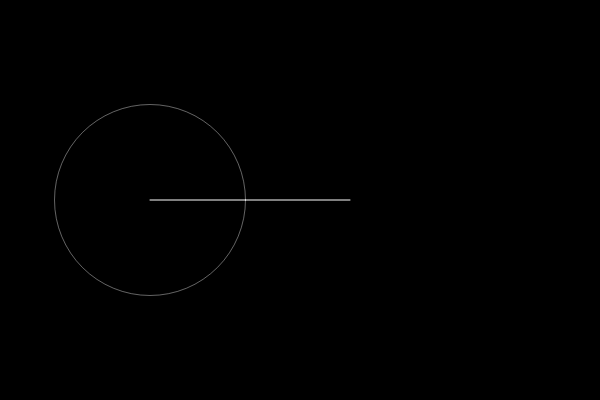
Frame 1 (no input)
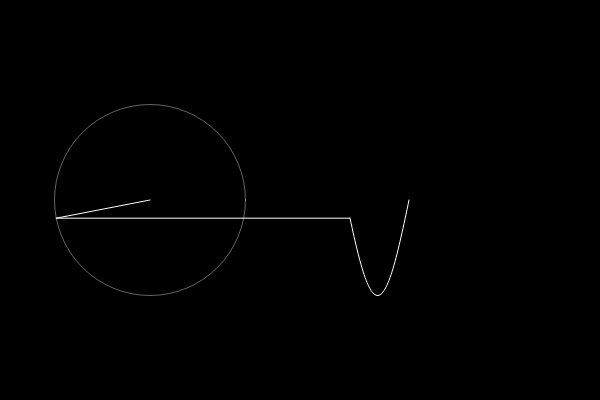
Frame 60 (no input)
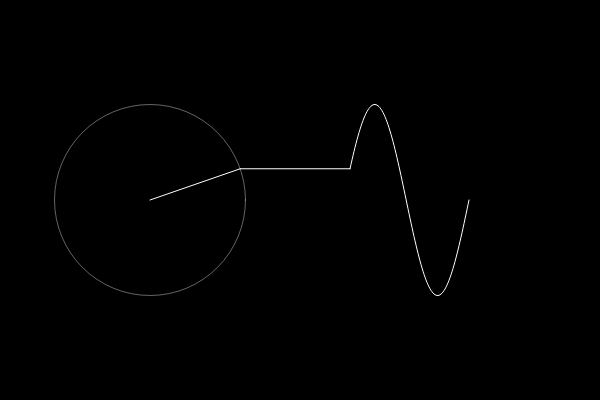
Frame 120 (the mouse pressed at the canvas centre since frame 60)

The p5.js sketch that drew these frames (run headless with seeded random() and noise() and a simulated clock; from frame 60 on, the mouse is pressed at the canvas centre):

// p5.js sketch
// ── sketch.js
let time = 0;
let wave = [];
let slider;
function setup() {
  // put setup code here
  createCanvas(600, 400);
  slider = createSlider(1, 100, 1);
}

function draw() {
  background(0);
  translate(150, 200);
  let x = 0;
  let y = 0;
  
  
  for (let i = 0; i <slider.value(); i++){
  let prevx = x;
  let prevy = y;
  let n = i*2+1;
  let radius = 75*(4/(n * PI));
  x += radius * cos(n*time);
  y += radius * sin(n*time);
  
  

  stroke(255, 100);
  noFill();
  ellipse(prevx, prevy, radius*2);

  fill(255);
  stroke(255);
  line (prevx, prevy, x, y);
  // ellipse(x, y, 8);


  }
  wave.unshift(y);
    translate(200, 0);
  line(x-200, y, 0, wave[0]);
  beginShape();
  noFill();
  for (let i = 0; i <wave.length; i++) {
    vertex(i, wave[i]);

  }
  endShape();
  time+=0.05;

  if ( wave.length >150) {
    wave.pop;
  }
}
